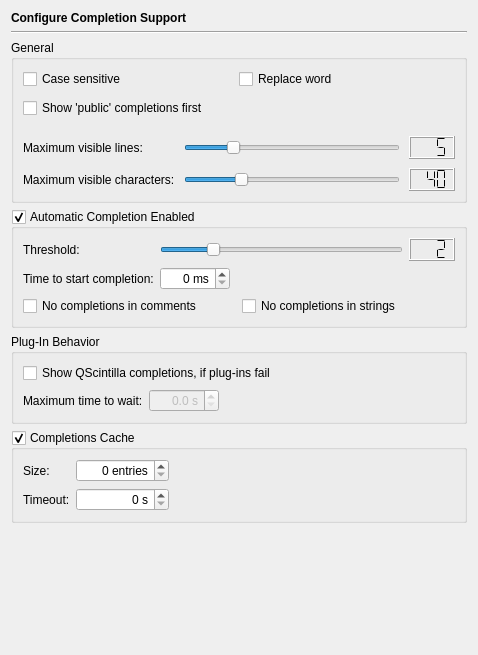
<?xml version="1.0" encoding="UTF-8"?>
<ui version="4.0">
 <class>EditorAutocompletionPage</class>
 <widget class="QWidget" name="EditorAutocompletionPage">
  <property name="geometry">
   <rect>
    <x>0</x>
    <y>0</y>
    <width>474</width>
    <height>655</height>
   </rect>
  </property>
  <layout class="QVBoxLayout" name="verticalLayout">
   <item>
    <widget class="QLabel" name="headerLabel">
     <property name="text">
      <string>&lt;b&gt;Configure Completion Support&lt;/b&gt;</string>
     </property>
    </widget>
   </item>
   <item>
    <widget class="Line" name="line6">
     <property name="frameShape">
      <enum>QFrame::Shape::HLine</enum>
     </property>
     <property name="frameShadow">
      <enum>QFrame::Shadow::Sunken</enum>
     </property>
     <property name="orientation">
      <enum>Qt::Orientation::Horizontal</enum>
     </property>
    </widget>
   </item>
   <item>
    <widget class="QGroupBox" name="generalGroupBox">
     <property name="title">
      <string>General</string>
     </property>
     <layout class="QVBoxLayout" name="verticalLayout_3">
      <property name="spacing">
       <number>0</number>
      </property>
      <property name="leftMargin">
       <number>0</number>
      </property>
      <property name="topMargin">
       <number>0</number>
      </property>
      <property name="rightMargin">
       <number>0</number>
      </property>
      <property name="bottomMargin">
       <number>0</number>
      </property>
      <item>
       <layout class="QGridLayout" name="gridLayout_2">
        <property name="leftMargin">
         <number>9</number>
        </property>
        <property name="topMargin">
         <number>9</number>
        </property>
        <property name="rightMargin">
         <number>9</number>
        </property>
        <property name="bottomMargin">
         <number>9</number>
        </property>
        <property name="verticalSpacing">
         <number>9</number>
        </property>
        <item row="0" column="1">
         <widget class="QCheckBox" name="acReplaceWordCheckBox">
          <property name="toolTip">
           <string>Select this, if the word to the right should be replaced by the selected entry</string>
          </property>
          <property name="text">
           <string>Replace word</string>
          </property>
         </widget>
        </item>
        <item row="0" column="0">
         <widget class="QCheckBox" name="acCaseSensitivityCheckBox">
          <property name="toolTip">
           <string>Select this to have case sensitive auto-completion lists</string>
          </property>
          <property name="text">
           <string>Case sensitive</string>
          </property>
         </widget>
        </item>
        <item row="1" column="0">
         <widget class="QCheckBox" name="acReversedCheckBox">
          <property name="toolTip">
           <string>Select to show completions of type 'public' first</string>
          </property>
          <property name="text">
           <string>Show 'public' completions first</string>
          </property>
         </widget>
        </item>
       </layout>
      </item>
      <item>
       <layout class="QGridLayout" name="gridLayout_3">
        <property name="leftMargin">
         <number>9</number>
        </property>
        <property name="topMargin">
         <number>9</number>
        </property>
        <property name="rightMargin">
         <number>9</number>
        </property>
        <property name="bottomMargin">
         <number>9</number>
        </property>
        <property name="spacing">
         <number>9</number>
        </property>
        <item row="1" column="0">
         <widget class="QLabel" name="label_6">
          <property name="text">
           <string>Maximum visible characters:</string>
          </property>
         </widget>
        </item>
        <item row="0" column="0">
         <widget class="QLabel" name="label_5">
          <property name="text">
           <string>Maximum visible lines: </string>
          </property>
         </widget>
        </item>
        <item row="0" column="1">
         <widget class="QSlider" name="acLinesSlider">
          <property name="toolTip">
           <string>Move to set the maximum number of lines shown in a autocomplete list.</string>
          </property>
          <property name="minimum">
           <number>1</number>
          </property>
          <property name="maximum">
           <number>20</number>
          </property>
          <property name="pageStep">
           <number>5</number>
          </property>
          <property name="value">
           <number>5</number>
          </property>
          <property name="orientation">
           <enum>Qt::Orientation::Horizontal</enum>
          </property>
         </widget>
        </item>
        <item row="0" column="2">
         <widget class="QLCDNumber" name="lcdNumber">
          <property name="toolTip">
           <string>Displays the maximum number of lines.</string>
          </property>
          <property name="digitCount">
           <number>3</number>
          </property>
          <property name="segmentStyle">
           <enum>QLCDNumber::SegmentStyle::Flat</enum>
          </property>
          <property name="intValue" stdset="0">
           <number>5</number>
          </property>
         </widget>
        </item>
        <item row="1" column="1">
         <widget class="QSlider" name="acCharSlider">
          <property name="toolTip">
           <string>Move to set the maximum number of characters visible in one line.</string>
          </property>
          <property name="minimum">
           <number>20</number>
          </property>
          <property name="maximum">
           <number>100</number>
          </property>
          <property name="value">
           <number>40</number>
          </property>
          <property name="orientation">
           <enum>Qt::Orientation::Horizontal</enum>
          </property>
         </widget>
        </item>
        <item row="1" column="2">
         <widget class="QLCDNumber" name="lcdNumber_2">
          <property name="toolTip">
           <string>Displays the approximate number of characters per line.</string>
          </property>
          <property name="digitCount">
           <number>3</number>
          </property>
          <property name="segmentStyle">
           <enum>QLCDNumber::SegmentStyle::Flat</enum>
          </property>
          <property name="intValue" stdset="0">
           <number>40</number>
          </property>
         </widget>
        </item>
       </layout>
      </item>
     </layout>
    </widget>
   </item>
   <item>
    <widget class="QGroupBox" name="acEnabledGroupBox">
     <property name="toolTip">
      <string>Select this to enable autocompletion</string>
     </property>
     <property name="whatsThis">
      <string>&lt;b&gt;Autocompletion Enabled&lt;/b&gt;&lt;p&gt;Select to enable autocompletion. In order to get autocompletion from alternative autocompletion providers (if installed), these have to be enabled on their respective configuration page. Only one alternative provider might be enabled.&lt;/p&gt;</string>
     </property>
     <property name="title">
      <string>Automatic Completion Enabled</string>
     </property>
     <property name="checkable">
      <bool>true</bool>
     </property>
     <layout class="QGridLayout" name="gridLayout_4">
      <item row="0" column="0">
       <widget class="QLabel" name="textLabel1_2">
        <property name="text">
         <string>Threshold:</string>
        </property>
       </widget>
      </item>
      <item row="0" column="1">
       <layout class="QHBoxLayout" name="horizontalLayout">
        <item>
         <widget class="QSlider" name="acThresholdSlider">
          <property name="toolTip">
           <string>Move to set the threshold for display of an autocompletion list</string>
          </property>
          <property name="maximum">
           <number>10</number>
          </property>
          <property name="value">
           <number>2</number>
          </property>
          <property name="orientation">
           <enum>Qt::Orientation::Horizontal</enum>
          </property>
          <property name="tickInterval">
           <number>1</number>
          </property>
         </widget>
        </item>
        <item>
         <widget class="QLCDNumber" name="lCDNumber4">
          <property name="toolTip">
           <string>Displays the selected autocompletion threshold</string>
          </property>
          <property name="digitCount">
           <number>3</number>
          </property>
          <property name="segmentStyle">
           <enum>QLCDNumber::SegmentStyle::Flat</enum>
          </property>
          <property name="value" stdset="0">
           <double>2.000000000000000</double>
          </property>
         </widget>
        </item>
       </layout>
      </item>
      <item row="1" column="0">
       <widget class="QLabel" name="label">
        <property name="text">
         <string>Time to start completion:</string>
        </property>
       </widget>
      </item>
      <item row="1" column="1">
       <widget class="QSpinBox" name="acTimeoutSpinBox">
        <property name="minimumSize">
         <size>
          <width>70</width>
          <height>0</height>
         </size>
        </property>
        <property name="maximumSize">
         <size>
          <width>70</width>
          <height>16777215</height>
         </size>
        </property>
        <property name="toolTip">
         <string>Enter the time in milliseconds after which a list with completion proposals shall be shown</string>
        </property>
        <property name="alignment">
         <set>Qt::AlignmentFlag::AlignRight|Qt::AlignmentFlag::AlignTrailing|Qt::AlignmentFlag::AlignVCenter</set>
        </property>
        <property name="correctionMode">
         <enum>QAbstractSpinBox::CorrectionMode::CorrectToNearestValue</enum>
        </property>
        <property name="suffix">
         <string> ms</string>
        </property>
        <property name="minimum">
         <number>0</number>
        </property>
        <property name="maximum">
         <number>1000</number>
        </property>
        <property name="singleStep">
         <number>50</number>
        </property>
       </widget>
      </item>
      <item row="2" column="0" colspan="2">
       <layout class="QHBoxLayout" name="horizontalLayout_3">
        <item>
         <widget class="QCheckBox" name="noAcCommentsCheckBox">
          <property name="toolTip">
           <string>Select to disable automatic completions in comment areas</string>
          </property>
          <property name="text">
           <string>No completions in comments</string>
          </property>
         </widget>
        </item>
        <item>
         <widget class="QCheckBox" name="noAcStringsCheckBox">
          <property name="toolTip">
           <string>Select to disable automatic completions in string areas</string>
          </property>
          <property name="text">
           <string>No completions in strings</string>
          </property>
         </widget>
        </item>
       </layout>
      </item>
     </layout>
    </widget>
   </item>
   <item>
    <widget class="QGroupBox" name="pluginGroupBox">
     <property name="title">
      <string>Plug-In Behavior</string>
     </property>
     <layout class="QVBoxLayout" name="verticalLayout_2">
      <item>
       <widget class="QCheckBox" name="acScintillaCheckBox">
        <property name="toolTip">
         <string>Select to show QScintilla provided completions, if the selected plug-ins fail</string>
        </property>
        <property name="whatsThis">
         <string>QScintilla provided completions are shown, if this option is enabled and completions shall be provided by plug-ins (see completions sub-page of the plug-in) and the plugin-ins don't deliver any completions.</string>
        </property>
        <property name="text">
         <string>Show QScintilla completions, if plug-ins fail</string>
        </property>
       </widget>
      </item>
      <item>
       <layout class="QHBoxLayout" name="horizontalLayout_2">
        <item>
         <widget class="QLabel" name="label_4">
          <property name="text">
           <string>Maximum time to wait:</string>
          </property>
         </widget>
        </item>
        <item>
         <widget class="QDoubleSpinBox" name="acWatchdogDoubleSpinBox">
          <property name="enabled">
           <bool>false</bool>
          </property>
          <property name="minimumSize">
           <size>
            <width>70</width>
            <height>0</height>
           </size>
          </property>
          <property name="maximumSize">
           <size>
            <width>70</width>
            <height>16777215</height>
           </size>
          </property>
          <property name="toolTip">
           <string>Enter the time in seconds after which QSintilla should be used</string>
          </property>
          <property name="alignment">
           <set>Qt::AlignmentFlag::AlignRight|Qt::AlignmentFlag::AlignTrailing|Qt::AlignmentFlag::AlignVCenter</set>
          </property>
          <property name="accelerated">
           <bool>true</bool>
          </property>
          <property name="correctionMode">
           <enum>QAbstractSpinBox::CorrectionMode::CorrectToNearestValue</enum>
          </property>
          <property name="suffix">
           <string> s</string>
          </property>
          <property name="decimals">
           <number>1</number>
          </property>
          <property name="maximum">
           <double>10.000000000000000</double>
          </property>
          <property name="singleStep">
           <double>0.500000000000000</double>
          </property>
         </widget>
        </item>
        <item>
         <spacer name="horizontalSpacer_3">
          <property name="orientation">
           <enum>Qt::Orientation::Horizontal</enum>
          </property>
          <property name="sizeHint" stdset="0">
           <size>
            <width>40</width>
            <height>20</height>
           </size>
          </property>
         </spacer>
        </item>
       </layout>
      </item>
     </layout>
    </widget>
   </item>
   <item>
    <widget class="QGroupBox" name="acCacheGroup">
     <property name="toolTip">
      <string>Select to enable caching of completion results</string>
     </property>
     <property name="title">
      <string>Completions Cache</string>
     </property>
     <property name="checkable">
      <bool>true</bool>
     </property>
     <layout class="QGridLayout" name="gridLayout">
      <item row="0" column="0">
       <widget class="QLabel" name="label_2">
        <property name="text">
         <string>Size:</string>
        </property>
       </widget>
      </item>
      <item row="0" column="1">
       <widget class="QSpinBox" name="acCacheSizeSpinBox">
        <property name="minimumSize">
         <size>
          <width>80</width>
          <height>0</height>
         </size>
        </property>
        <property name="toolTip">
         <string>Enter the maximum number of entries to be kept in the completions cache</string>
        </property>
        <property name="alignment">
         <set>Qt::AlignmentFlag::AlignRight|Qt::AlignmentFlag::AlignTrailing|Qt::AlignmentFlag::AlignVCenter</set>
        </property>
        <property name="correctionMode">
         <enum>QAbstractSpinBox::CorrectionMode::CorrectToNearestValue</enum>
        </property>
        <property name="suffix">
         <string> entries</string>
        </property>
        <property name="minimum">
         <number>0</number>
        </property>
        <property name="maximum">
         <number>1000</number>
        </property>
        <property name="singleStep">
         <number>10</number>
        </property>
       </widget>
      </item>
      <item row="0" column="2">
       <spacer name="horizontalSpacer_2">
        <property name="orientation">
         <enum>Qt::Orientation::Horizontal</enum>
        </property>
        <property name="sizeHint" stdset="0">
         <size>
          <width>271</width>
          <height>20</height>
         </size>
        </property>
       </spacer>
      </item>
      <item row="1" column="0">
       <widget class="QLabel" name="label_3">
        <property name="text">
         <string>Timeout:</string>
        </property>
       </widget>
      </item>
      <item row="1" column="1">
       <widget class="QSpinBox" name="acCacheTimeSpinBox">
        <property name="toolTip">
         <string>Enter the time in seconds after which a cached completion entry should be removed from the completions cache</string>
        </property>
        <property name="alignment">
         <set>Qt::AlignmentFlag::AlignRight|Qt::AlignmentFlag::AlignTrailing|Qt::AlignmentFlag::AlignVCenter</set>
        </property>
        <property name="correctionMode">
         <enum>QAbstractSpinBox::CorrectionMode::CorrectToNearestValue</enum>
        </property>
        <property name="suffix">
         <string> s</string>
        </property>
        <property name="minimum">
         <number>0</number>
        </property>
        <property name="maximum">
         <number>3600</number>
        </property>
        <property name="singleStep">
         <number>60</number>
        </property>
       </widget>
      </item>
     </layout>
    </widget>
   </item>
   <item>
    <spacer>
     <property name="orientation">
      <enum>Qt::Orientation::Vertical</enum>
     </property>
     <property name="sizeHint" stdset="0">
      <size>
       <width>456</width>
       <height>51</height>
      </size>
     </property>
    </spacer>
   </item>
  </layout>
 </widget>
 <tabstops>
  <tabstop>acCaseSensitivityCheckBox</tabstop>
  <tabstop>acReplaceWordCheckBox</tabstop>
  <tabstop>acReversedCheckBox</tabstop>
  <tabstop>acLinesSlider</tabstop>
  <tabstop>acCharSlider</tabstop>
  <tabstop>acEnabledGroupBox</tabstop>
  <tabstop>acThresholdSlider</tabstop>
  <tabstop>acTimeoutSpinBox</tabstop>
  <tabstop>noAcCommentsCheckBox</tabstop>
  <tabstop>noAcStringsCheckBox</tabstop>
  <tabstop>acScintillaCheckBox</tabstop>
  <tabstop>acWatchdogDoubleSpinBox</tabstop>
  <tabstop>acCacheGroup</tabstop>
  <tabstop>acCacheSizeSpinBox</tabstop>
  <tabstop>acCacheTimeSpinBox</tabstop>
 </tabstops>
 <resources/>
 <connections>
  <connection>
   <sender>acThresholdSlider</sender>
   <signal>valueChanged(int)</signal>
   <receiver>lCDNumber4</receiver>
   <slot>display(int)</slot>
   <hints>
    <hint type="sourcelabel">
     <x>442</x>
     <y>221</y>
    </hint>
    <hint type="destinationlabel">
     <x>485</x>
     <y>222</y>
    </hint>
   </hints>
  </connection>
  <connection>
   <sender>acScintillaCheckBox</sender>
   <signal>toggled(bool)</signal>
   <receiver>acWatchdogDoubleSpinBox</receiver>
   <slot>setEnabled(bool)</slot>
   <hints>
    <hint type="sourcelabel">
     <x>49</x>
     <y>305</y>
    </hint>
    <hint type="destinationlabel">
     <x>202</x>
     <y>332</y>
    </hint>
   </hints>
  </connection>
  <connection>
   <sender>acLinesSlider</sender>
   <signal>valueChanged(int)</signal>
   <receiver>lcdNumber</receiver>
   <slot>display(int)</slot>
   <hints>
    <hint type="sourcelabel">
     <x>224</x>
     <y>125</y>
    </hint>
    <hint type="destinationlabel">
     <x>473</x>
     <y>127</y>
    </hint>
   </hints>
  </connection>
  <connection>
   <sender>acCharSlider</sender>
   <signal>valueChanged(int)</signal>
   <receiver>lcdNumber_2</receiver>
   <slot>display(int)</slot>
   <hints>
    <hint type="sourcelabel">
     <x>255</x>
     <y>155</y>
    </hint>
    <hint type="destinationlabel">
     <x>468</x>
     <y>154</y>
    </hint>
   </hints>
  </connection>
 </connections>
</ui>
